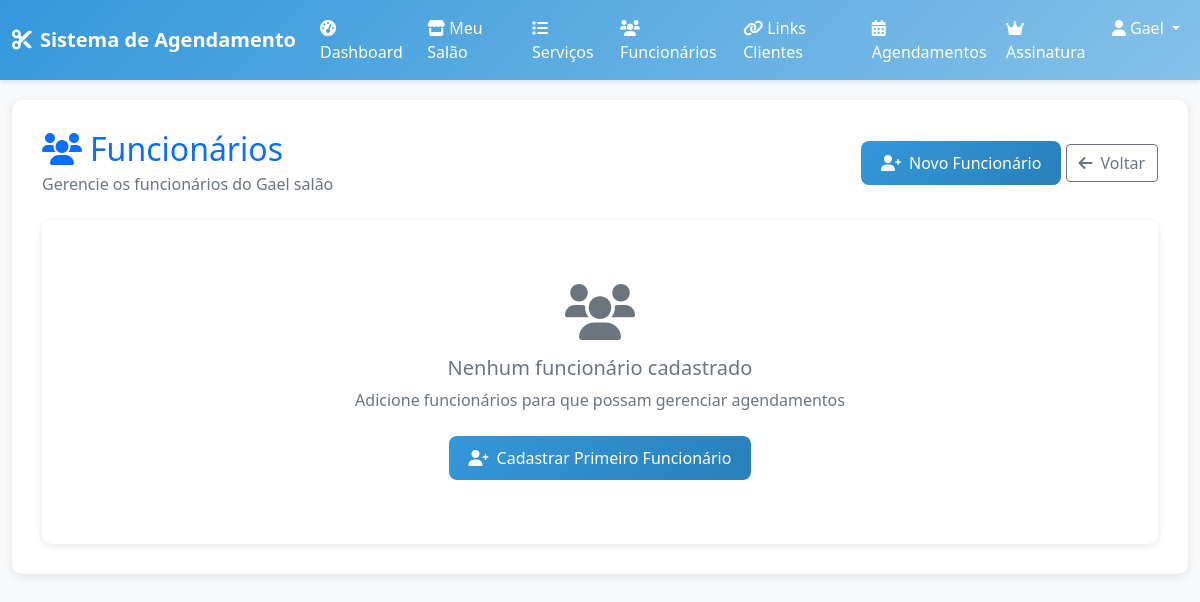
Before: /salons/employees/ (signed in) with the older database file.
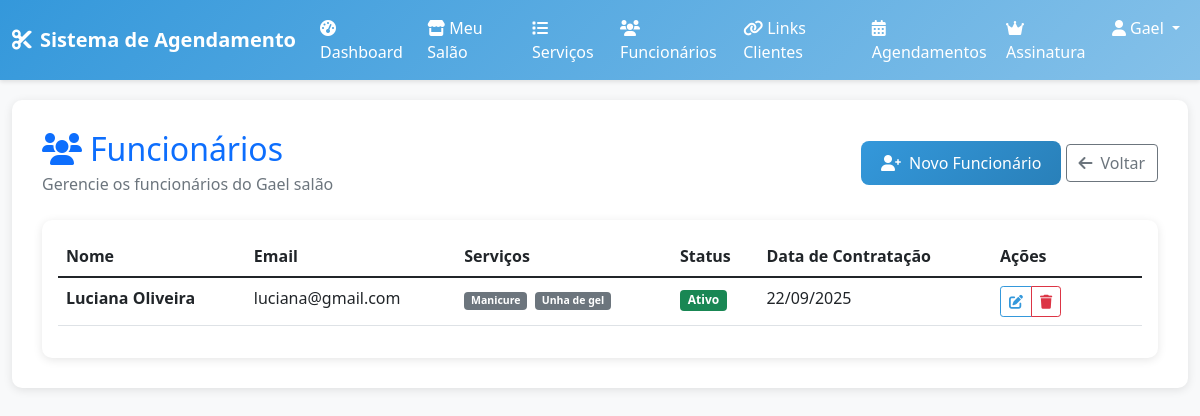
After: the same page with the newer database file.
### salons/models.py (models this page shows, shortened)
class Employee(models.Model):
    user = models.OneToOneField(User, on_delete=models.CASCADE, related_name='employee_profile', verbose_name="Usuário")
    salon = models.ForeignKey(Salon, on_delete=models.CASCADE, related_name='employees', verbose_name="Salão")
    services = models.ManyToManyField(Service, blank=True, verbose_name="Serviços que pode executar")
    is_active = models.BooleanField(default=True, verbose_name="Ativo")
    hire_date = models.DateField(auto_now_add=True, verbose_name="Data de contratação")
    created_at = models.DateTimeField(auto_now_add=True)
    updated_at = models.DateTimeField(auto_now=True)
    class Meta:
        verbose_name = "Funcionário"
        verbose_name_plural = "Funcionários"
        unique_together = ['user', 'salon']

class Service(models.Model):
    salon = models.ForeignKey(Salon, on_delete=models.CASCADE, related_name='services', verbose_name="Salão")
    name = models.CharField(max_length=100, verbose_name="Nome do Serviço")
    description = models.TextField(blank=True, null=True, verbose_name="Descrição")
    duration = models.PositiveIntegerField(verbose_name="Duração (minutos)")
    price = models.DecimalField(max_digits=10, decimal_places=2, verbose_name="Preço")
    is_active = models.BooleanField(default=True, verbose_name="Ativo")
    created_at = models.DateTimeField(auto_now_add=True)
    updated_at = models.DateTimeField(auto_now=True)
    class Meta:
        verbose_name = "Serviço"
        verbose_name_plural = "Serviços"
        ordering = ['name']

### subscriptions/views.py (the view)
    def wrapper(request, *args, **kwargs):
        if not request.user.is_authenticated:
            return redirect('accounts:login')
        if request.user.profile.user_type != 'owner':
            messages.error(request, 'Acesso negado.')
            return redirect('accounts:dashboard')
        subscription = getattr(request.user, 'subscription', None)
        if not subscription or not subscription.is_active():
            messages.warning(request, 'Sua assinatura expirou. Renove para continuar usando o sistema.')
            return redirect('subscriptions:detail')
        return view_func(request, *args, **kwargs)

### salons/views.py (called while the page is built)
@subscription_required
def employees_list(request):
    salon = request.user.salon
    employees = salon.employees.all().order_by('user__first_name')
    return render(request, 'salons/employees_list.html', {
        'employees': employees,
        'salon': salon
    })

### subscriptions/models.py (called while the page is built)
    def is_active(self):
        return self.status == 'active' and self.end_date > timezone.now()

### subscriptions/views.py (called while the page is built)
def subscription_required(view_func):
    def wrapper(request, *args, **kwargs):
        if not request.user.is_authenticated:
            return redirect('accounts:login')
        if request.user.profile.user_type != 'owner':
            messages.error(request, 'Acesso negado.')
            return redirect('accounts:dashboard')
        subscription = getattr(request.user, 'subscription', None)
        if not subscription or not subscription.is_active():
            messages.warning(request, 'Sua assinatura expirou. Renove para continuar usando o sistema.')
            return redirect('subscriptions:detail')
        return view_func(request, *args, **kwargs)
    return wrapper

### templates/salons/employees_list.html (shortened to what the changed rows need)
{% extends 'base/base.html' %}
{% block content %}
<div class="row">
    <div class="col-12">
        <div class="d-flex justify-content-between align-items-center mb-4">
            <div>
                <h2 class="text-primary mb-1">
                    <i class="fas fa-users me-2"></i>Funcionários
                </h2>
            </div>
        </div>
    </div>
</div>
<div class="row">
    <div class="col-12">
        <div class="card">
            <div class="card-body">
                {% if employees %}
                    <div class="table-responsive">
                        <table class="table table-hover">
                            <thead>
                                <tr>
                                    <th>Nome</th>
                                    <th>Email</th>
                                    <th>Serviços</th>
                                    <th>Status</th>
                                    <th>Data de Contratação</th>
                                    <th width="150">Ações</th>
                                </tr>
                            </thead>
                            <tbody>
                                {% for employee in employees %}
                                <tr>
                                    <td>
                                        <strong>{{ employee.user.get_full_name|default:employee.user.username }}</strong>
                                    </td>
                                    <td>{{ employee.user.email }}</td>
                                    <td>
                                        {% if employee.services.count > 0 %}
                                            <small class="text-muted">
                                                {% for service in employee.services.all|slice:":2" %}
                                                    <span class="badge bg-secondary me-1">{{ service.name }}</span>
                                                {% endfor %}
                                            </small>
                                        {% else %}
                                            <small class="text-muted">Nenhum serviço atribuído</small>
                                        {% endif %}
                                    </td>
                                    <td>
                                        {% if employee.is_active %}
                                            <span class="badge bg-success">Ativo</span>
                                        {% else %}
                                            <span class="badge bg-secondary">Inativo</span>
                                        {% endif %}
                                    </td>
                                    <td>{{ employee.hire_date|date:"d/m/Y" }}</td>
                                    <td>
                                        <div class="btn-group btn-group-sm">
                                            <a href="{% url 'salons:edit_employee' employee.id %}"
                                               class="btn btn-outline-primary" title="Editar">
                                                <i class="fas fa-edit"></i>
                                            </a>
                                            <a href="{% url 'salons:delete_employee' employee.id %}"
                                               class="btn btn-outline-danger" title="Remover">
                                                <i class="fas fa-trash"></i>
                                            </a>
                                        </div>
                                    </td>
                                </tr>
                                {% endfor %}
                            </tbody>
                        </table>
                    </div>
                {% else %}
                    <div class="text-center py-5">
                        <i class="fas fa-users display-4 text-muted mb-3"></i>
                        <h5 class="text-muted">Nenhum funcionário cadastrado</h5>
                        <p class="text-muted mb-4">Adicione funcionários para que possam gerenciar agendamentos</p>
                        <a href="{% url 'salons:create_employee' %}" class="btn btn-primary">
                            <i class="fas fa-user-plus me-2"></i>Cadastrar Primeiro Funcionário
                        </a>
                    </div>
                {% endif %}
            </div>
        </div>
    </div>
</div>
{% endblock %}

Changed rows visible on the page:
added Employee: user.get_full_name "Luciana Oliveira", user.email "luciana@gmail.com", is_active "Ativo", hire_date "22/09/2025"
added Service: name "Manicure"
added Service: name "Unha de gel"
Other visible differences:
text no longer shown: "Nenhum funcionário cadastrado Adicione funcionários para que possam gerenciar agendamentos Cadastrar Primeiro Funcionário"
text now shown: "Nome Email Serviços Status Data de Contratação Ações"
